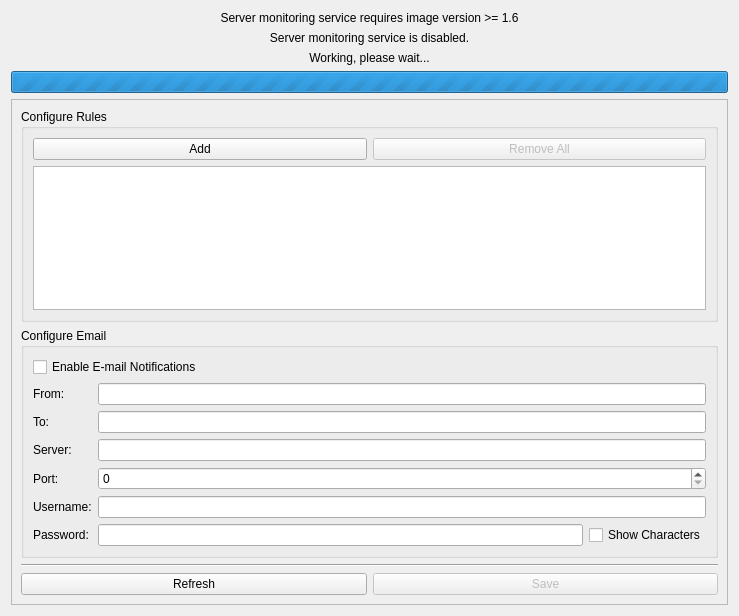
<?xml version="1.0" encoding="UTF-8"?>
<ui version="4.0">
 <class>REDTabSettingsServerMonitoring</class>
 <widget class="QWidget" name="REDTabSettingsServerMonitoring">
  <property name="geometry">
   <rect>
    <x>0</x>
    <y>0</y>
    <width>739</width>
    <height>616</height>
   </rect>
  </property>
  <property name="windowTitle">
   <string>Form</string>
  </property>
  <layout class="QGridLayout" name="gridLayout">
   <item row="7" column="0">
    <widget class="QScrollArea" name="sarea_sm">
     <property name="widgetResizable">
      <bool>true</bool>
     </property>
     <widget class="QWidget" name="scrollAreaWidgetContents">
      <property name="geometry">
       <rect>
        <x>0</x>
        <y>0</y>
        <width>719</width>
        <height>496</height>
       </rect>
      </property>
      <layout class="QGridLayout" name="gridLayout_3">
       <item row="0" column="0" colspan="2">
        <widget class="QGroupBox" name="gbox_sm_rules">
         <property name="title">
          <string>Configure Rules</string>
         </property>
         <layout class="QGridLayout" name="gridLayout_2">
          <item row="0" column="0">
           <widget class="QPushButton" name="pbutton_sm_add_rule">
            <property name="text">
             <string>Add</string>
            </property>
           </widget>
          </item>
          <item row="0" column="1">
           <widget class="QPushButton" name="pbutton_sm_remove_all_rules">
            <property name="enabled">
             <bool>false</bool>
            </property>
            <property name="text">
             <string>Remove All</string>
            </property>
           </widget>
          </item>
          <item row="1" column="0" colspan="2">
           <widget class="QTreeView" name="tview_sm_rules">
            <property name="editTriggers">
             <set>QAbstractItemView::NoEditTriggers</set>
            </property>
            <property name="selectionMode">
             <enum>QAbstractItemView::NoSelection</enum>
            </property>
            <property name="rootIsDecorated">
             <bool>false</bool>
            </property>
            <property name="uniformRowHeights">
             <bool>true</bool>
            </property>
           </widget>
          </item>
         </layout>
        </widget>
       </item>
       <item row="4" column="0" colspan="2">
        <widget class="Line" name="line_2">
         <property name="orientation">
          <enum>Qt::Horizontal</enum>
         </property>
        </widget>
       </item>
       <item row="5" column="0">
        <widget class="QPushButton" name="pbutton_sm_refresh">
         <property name="text">
          <string>Refresh</string>
         </property>
        </widget>
       </item>
       <item row="5" column="1">
        <widget class="QPushButton" name="pbutton_sm_save">
         <property name="enabled">
          <bool>false</bool>
         </property>
         <property name="text">
          <string>Save</string>
         </property>
        </widget>
       </item>
       <item row="2" column="0" colspan="2">
        <widget class="QGroupBox" name="gbox_sm_email">
         <property name="title">
          <string>Configure Email</string>
         </property>
         <layout class="QGridLayout" name="gridLayout_4">
          <item row="2" column="1" colspan="2">
           <widget class="QLineEdit" name="ledit_sm_email_to"/>
          </item>
          <item row="4" column="1" colspan="2">
           <widget class="QSpinBox" name="sbox_sm_email_port"/>
          </item>
          <item row="2" column="0">
           <widget class="QLabel" name="label_sm_email_to">
            <property name="text">
             <string>To:</string>
            </property>
           </widget>
          </item>
          <item row="3" column="0">
           <widget class="QLabel" name="label_sm_email_server">
            <property name="text">
             <string>Server:</string>
            </property>
           </widget>
          </item>
          <item row="5" column="0">
           <widget class="QLabel" name="label_sm_email_username">
            <property name="text">
             <string>Username:</string>
            </property>
           </widget>
          </item>
          <item row="1" column="0">
           <widget class="QLabel" name="label_sm_email_from">
            <property name="text">
             <string>From:</string>
            </property>
           </widget>
          </item>
          <item row="1" column="1" colspan="2">
           <widget class="QLineEdit" name="ledit_sm_email_from"/>
          </item>
          <item row="0" column="0" colspan="3">
           <widget class="QCheckBox" name="chkbox_sm_email_enable">
            <property name="text">
             <string>Enable E-mail Notifications</string>
            </property>
           </widget>
          </item>
          <item row="6" column="0">
           <widget class="QLabel" name="label_sm_email_password">
            <property name="text">
             <string>Password:</string>
            </property>
           </widget>
          </item>
          <item row="4" column="0">
           <widget class="QLabel" name="label_sm_email_port">
            <property name="text">
             <string>Port:</string>
            </property>
           </widget>
          </item>
          <item row="6" column="1">
           <widget class="QLineEdit" name="ledit_sm_email_password">
            <property name="echoMode">
             <enum>QLineEdit::Password</enum>
            </property>
           </widget>
          </item>
          <item row="3" column="1" colspan="2">
           <widget class="QLineEdit" name="ledit_sm_email_server"/>
          </item>
          <item row="6" column="2">
           <widget class="QCheckBox" name="chkbox_sm_email_password_show">
            <property name="text">
             <string>Show Characters</string>
            </property>
           </widget>
          </item>
          <item row="5" column="1" colspan="2">
           <widget class="QLineEdit" name="ledit_sm_email_username"/>
          </item>
         </layout>
        </widget>
       </item>
      </layout>
     </widget>
    </widget>
   </item>
   <item row="2" column="0">
    <widget class="QLabel" name="label_sm_working_wait">
     <property name="text">
      <string>Working, please wait...</string>
     </property>
     <property name="alignment">
      <set>Qt::AlignCenter</set>
     </property>
    </widget>
   </item>
   <item row="1" column="0">
    <widget class="QLabel" name="label_sm_disabled">
     <property name="enabled">
      <bool>true</bool>
     </property>
     <property name="text">
      <string>Server monitoring service is disabled.</string>
     </property>
     <property name="alignment">
      <set>Qt::AlignCenter</set>
     </property>
     <property name="wordWrap">
      <bool>true</bool>
     </property>
    </widget>
   </item>
   <item row="0" column="0">
    <widget class="QLabel" name="label_sm_unsupported">
     <property name="text">
      <string>Server monitoring service requires image version &gt;= 1.6</string>
     </property>
     <property name="alignment">
      <set>Qt::AlignCenter</set>
     </property>
    </widget>
   </item>
   <item row="3" column="0">
    <widget class="QProgressBar" name="pbar_sm_working_wait">
     <property name="sizePolicy">
      <sizepolicy hsizetype="Expanding" vsizetype="Fixed">
       <horstretch>0</horstretch>
       <verstretch>0</verstretch>
      </sizepolicy>
     </property>
     <property name="maximum">
      <number>0</number>
     </property>
     <property name="value">
      <number>-1</number>
     </property>
    </widget>
   </item>
  </layout>
 </widget>
 <tabstops>
  <tabstop>sarea_sm</tabstop>
 </tabstops>
 <resources/>
 <connections/>
</ui>
